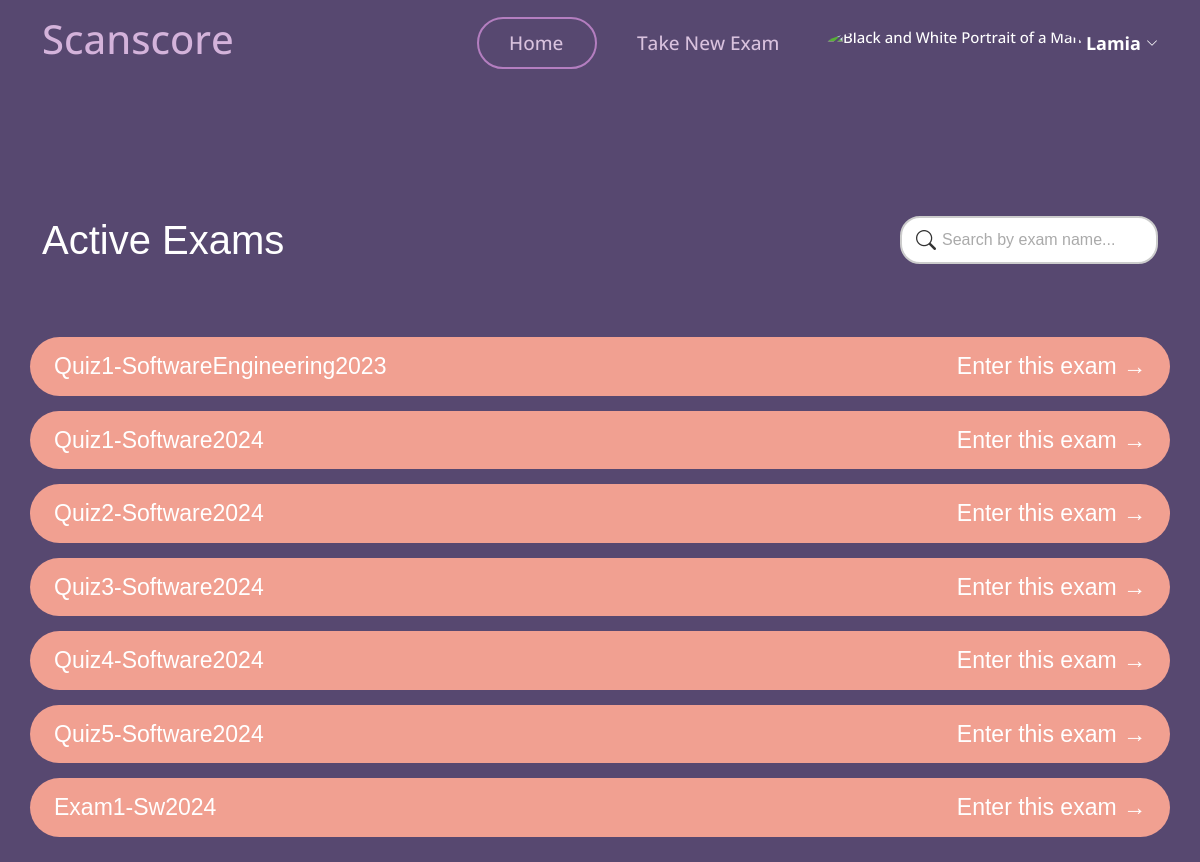
Screenshot of /student/take_exam/ (signed in) with the database file from the repository.
### myapp/models.py (models this page shows)
class User(AbstractUser):
    userType = models.CharField(max_length=10, choices=[('teacher', 'Teacher'), ('student', 'Student')])

class Exam(models.Model):
    name = models.CharField(max_length=100)
    teacher = models.ForeignKey(User, on_delete=models.CASCADE)
    question= models.TextField(max_length=10000)
    model_answer = models.TextField(max_length=10000)
    keywordsList = models.TextField(max_length=10000,null=True,blank=True)
    is_active = models.BooleanField(default=False)
    time_created = models.DateTimeField(auto_now_add=True)
    time_updated = models.DateTimeField(auto_now=True)
    ocr_graded = models.BooleanField(default=False)

### myapp/views.py (the view)
# urls.py: path('student/take_exam/', views.take_exam, name='take_exam'),
@login_required
def take_exam(request):
    search_query = request.GET.get('search', '')  # Get the search term from the URL
    submitted_exams = ExamSubmission.objects.filter(student=request.user).values_list('exam', flat=True) #Exams that the student has submitted
    if search_query:
        exams = Exam.objects.filter(is_active=True, name__icontains=search_query).exclude(pk__in=submitted_exams)
    else:
        exams = Exam.objects.filter(is_active=True).exclude(pk__in=submitted_exams)
    return render(request, 'myapp/student/take_exam.html', {'exams': exams})

### templates/myapp/student/take_exam.html (shortened to what this page needs)
{% load static %}
<!DOCTYPE html>
<html lang="en">
<head>
    <link href="https://cdn.jsdelivr.net/npm/bootstrap-icons/font/bootstrap-icons.css" rel="stylesheet">
    <link href="{% static 'vendor/aos/aos.css' %}" rel="stylesheet">
    <link href="{% static 'vendor/bootstrap/css/bootstrap.min.css' %}" rel="stylesheet">
    <link href="{% static 'vendor/bootstrap-icons/bootstrap-icons.css' %}" rel="stylesheet">
    <link href="{% static 'vendor/boxicons/css/boxicons.min.css' %}" rel="stylesheet">
    <link href="{% static 'vendor/glightbox/css/glightbox.min.css' %}" rel="stylesheet">
    <link href="{% static 'vendor/remixicon/remixicon.css' %}" rel="stylesheet">
    <link href="{% static 'vendor/swiper/swiper-bundle.min.css' %}" rel="stylesheet">
    <link href="{% static 'css/style.css' %}" rel="stylesheet">
</head>
<body>
    <header id="header">
        <div class="container align-items-center justify-content-between">
            <h1 class="me-auto"><a href="{% url 'student_dashboard' %}" style="color: #d4b3db;" id="scan">Scanscore</a>
            </h1>
            <nav id="navbar" class="navbar order-last order-lg-0">
                <ul>
                    <li><a class="nav-link scrollto Active" href="{% url 'student_dashboard' %}" id="home">Home</a>
                    </li>
                    <li><a class="nav-link scrollto" href="{% url 'take_exam' %}" id="makenew">Take New Exam</a></li>
                    <li class="dropdown">
                        <a href="#">
                            <img src="{% static 'img/unknown_user.jpg' %}" class="rounded-circle" height="35"
                                alt="Black and White Portrait of a Man" loading="lazy" id="img_pro" />
                            <strong class="d-none d-sm-block ms-1" id="username">{{ user.first_name }}</strong><i
                                class="bi bi-chevron-down" id="arrow_pro"></i>
                        </a>
                    </li>
                </ul>
            </nav>
        </div>
    </header>
    <section style="text-align: left;font-family: Arial, Helvetica, sans-serif; background: transparent;">
        {% block content %}
        <div class="container" data-aos="fade-up">
            <div class="row" style=" border-radius: 20px; margin-bottom: 15px;">
                <div class=" col-md-6" style="text-align: left;">
                    <h1
                        style="font-family: 'Trebuchet MS', 'Lucida Sans Unicode', 'Lucida Grande', 'Lucida Sans', Arial, sans-serif;color: white;">
                        Active Exams</h1>
                </div>
                <div class=" col-md-6" style="padding-left: 300px;">
                    <form class="search-form" method="get" action="{% url 'take_exam' %}">
                        <input type="text" name="search" class="search-input" placeholder="Search by exam name...">
                        <button type="submit" class="search-button" title="Search">
                            <i class="bi bi-search"></i>
                        </button>
                    </form>
                </div>
            </div>
            <div class="exam-list">
                {% for exam in exams %}
                <div class="exam-item row" id="exam-list">
                    <div class="exam-title col-md-6" style="text-align: left;color: white;">{{exam.name }}</div>
                    <div class="arrow col-md-6" style="cursor: pointer; text-align: right;">
                        <a href="{% url 'enter_exam' exam.id %}" id="ntr" style="">Enter this exam →</a>
                    </div>
                </div>
                {% empty %}
                <h2 style="padding-left: 15px; text-align: center; color: white;">No active exams available.</h2>
                {% endfor %}
            </div>
        </div>
        {% endblock %}
    </section>
</body>
</html>

### Scanscore/static/css/style.css (style rules this page uses)
body { font-family: "Open Sans", sans-serif; background: #574870 !important; }
:root { --background-color: #ffffff; --background-color-rgb: 255, 255, 255; --default-color: #444444; --default-color-rgb: 68, 68, 68; --heading-color: #9e69a9; --heading-color-rgb: 55, 81, 126; --accent-color: #9e69a9; --accent-color-rgb: 71, 178, 228; --contrast-color: #ffffff; --contrast-color-rgb: 255, 255, 255; }
#home { color: #d9c2de; width: 120px; border-radius: 50px; font-size: 19px; }
#makenew { color: #d9c2de; font-size: 19px; width: 190px; margin-left: 10px; border-radius: 50px; }
#header { background-color: transparent; }
#header .container { display: flex; justify-content: center; align-items: center; height: 100%; }
#username { font-size: 18px; }
#exam-list { border-radius: 30px; background-color: #f1a091; color: #fff; padding: 12px; margin-bottom: 15px; font-size: 23px; position: relative; top: 50px; }
.Active { border: 2px solid #b47ec0 !important; }
a { text-decoration: none; }
#header { transition: all 0.5s; z-index: 997; padding: 15px 0; }
.navbar { padding: 0; }
.navbar ul { margin: 0; padding: 0; display: flex; list-style: none; align-items: center; }
.navbar li { position: relative; }
.navbar a, .navbar a:focus { display: flex; align-items: center; justify-content: space-between; padding: 10px 0 10px 30px; font-size: 15px; font-weight: 500; color: #fff; white-space: nowrap; transition: 0.3s; }
.navbar a i, .navbar a:focus i { font-size: 12px; line-height: 0; margin-left: 5px; }
section { padding: 60px 0; overflow: hidden; position: relative; top: 70px; }

### templates/myapp/student/take_exam.html (style rules this page uses)
.search-form { display: flex; align-items: center; width: 100%; }
.search-input { flex-grow: 1; border: none; padding: 8px 12px; border-radius: 8px 0 0 8px; outline: none; transition: box-shadow 0.2s; aria-label: "Search by exam name"; }
.search-form { position: relative; width: 100%; max-width: 400px; }
.search-input { width: 100%; padding: 10px 20px 10px 40px; font-size: 16px; border: 2px solid #ccc; border-radius: 20px; outline: none; transition: border-color 0.3s; }
.search-input::placeholder { color: #aaa; }
.search-button { position: absolute; top: 50%; left: 10px; transform: translateY(-50%); background: none; border: none; outline: none; color: #333; cursor: pointer; transition: color 0.3s; }
.search-button i { font-size: 20px; }
#exam-list { border-radius: 30px; background-color: #f1a091; color: #906899; padding: 12px; margin-bottom: 15px; font-size: 23px; }
#ntr { color: #ffff; }

### rows the page displays
User: first_name "Lamia"
Exam: name "Quiz1-SoftwareEngineering2023"
Exam: name "Quiz1-Software2024"
Exam: name "Quiz2-Software2024"
Exam: name "Quiz3-Software2024"
Exam: name "Quiz4-Software2024"
Exam: name "Quiz5-Software2024"
Exam: name "Exam1-Sw2024"
